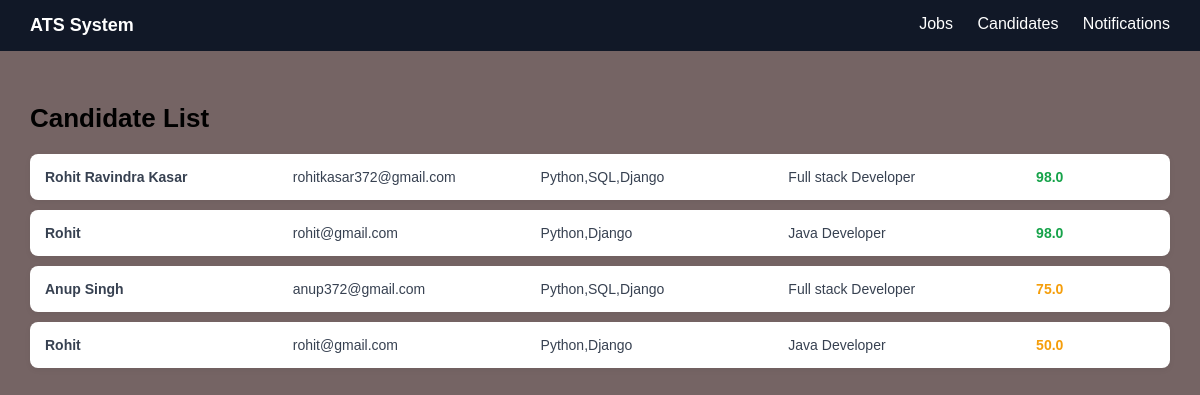
Page /candidates/ on the earlier database version.
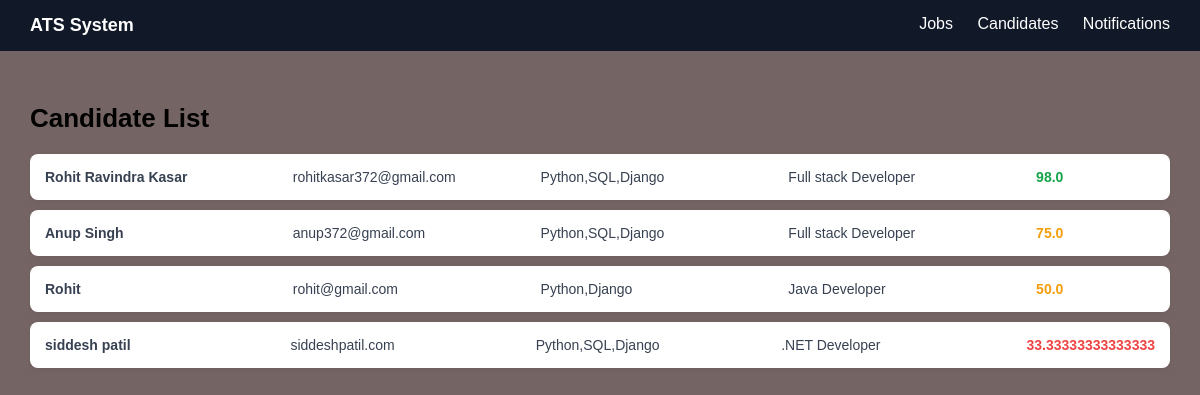
Same page on the later database version.
### candidates/models.py (models this page shows, shortened)
class Applicant(models.Model):
    candidate_name=models.CharField(max_length=55)
    email=models.EmailField(max_length=55)
    candidate_skills=models.CharField(max_length=55)
    score=models.FloatField(blank=True,null=True)
    applied_job=models.ForeignKey(Jobs, on_delete=models.CASCADE)

### jobs/models.py (models this page shows)
class Jobs(models.Model):
    title=models.CharField(max_length=20)
    required_skills=models.CharField(max_length=30)
    created_time=models.DateTimeField()

### candidates/views.py (the view)
# urls.py: path('', candidates_page),
def candidates_page(request):
    candidates = Applicant.objects.all()
    return render(request, "candidates.html", {"candidates": candidates})

### templates/candidates.html (shortened to what this page needs)
{% load static %}
<!DOCTYPE html>
<html>
<head>
    <link rel="stylesheet" href="{% static 'style.css' %}?v=2">
</head>
<body>
<nav class="navbar">
    <div class="logo">ATS System</div>
    <div class="nav-links">
        <a href="/">Jobs</a>
        <a href="/candidates/">Candidates</a>
        <a href="/notifications/">Notifications</a>
    </div>
</nav>
<div class="container">
    <h2 class="title">Candidate List</h2>
    <div class="list-container">
        {% for c in candidates %}
            <div class="candidate-row">
                <div class="col name">
                    {{ c.candidate_name }}
                </div>
                <div class="col email">
                    {{ c.email }}
                </div>
                <div class="col skills">
                    {{ c.candidate_skills }}
                </div>
                <div class="col job">
                    {{ c.applied_job.title }}
                </div>
                <div class="col score
                    {% if c.score >= 80 %}high
                    {% elif c.score >= 50 %}medium
                    {% else %}low
                    {% endif %}">
                    {{ c.score|default:"0" }}
                </div>
            </div>
        {% empty %}
            <p>No candidates found</p>
        {% endfor %}
    </div>
</div>
</body>
</html>

Differences in the rows shown:
removed Applicant: candidate_name "Rohit", email "rohit@gmail.com", candidate_skills "Python,Django", applied_job "Java Developer", score "98.0"
added Applicant: candidate_name "siddesh patil", email "siddeshpatil.com", candidate_skills "Python,SQL,Django", applied_job ".NET Developer", score "33.33333333333333"
